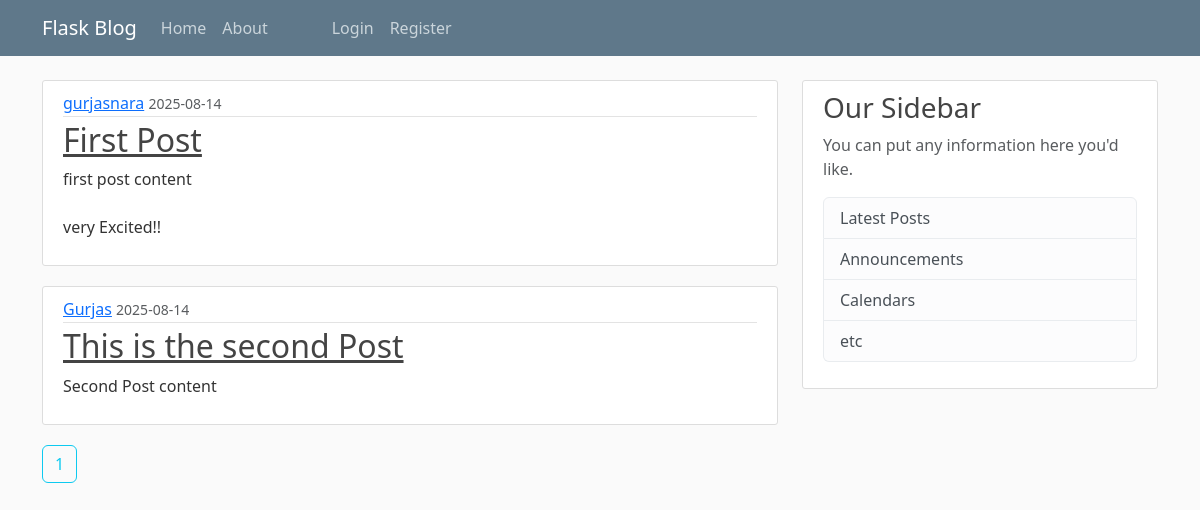
Before: / with the older database file.
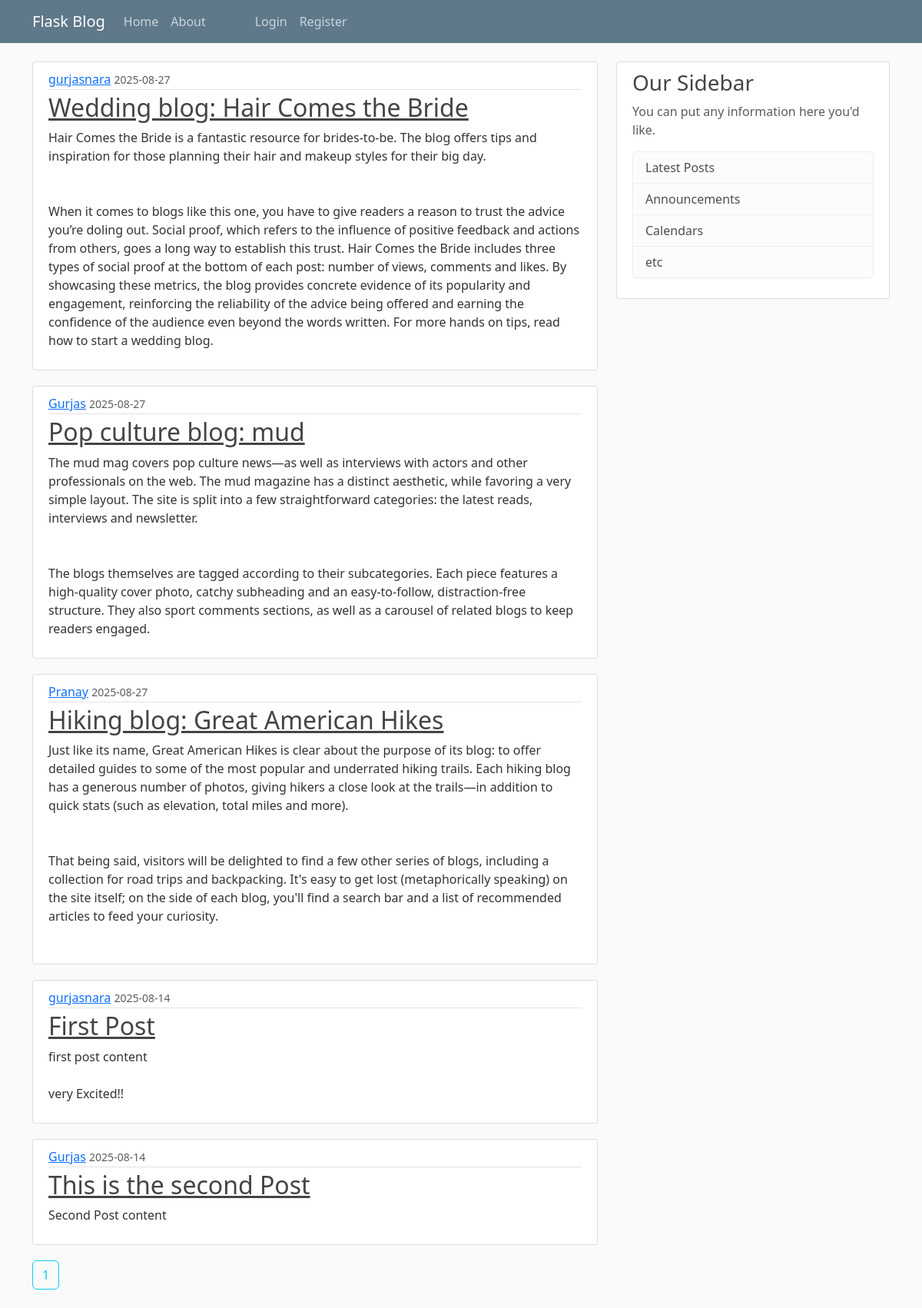
After: the same page with the newer database file.
### app/models.py (models this page shows, shortened)
class Post(db.Model):
    id = db.Column(db.Integer, primary_key=True)
    title = db.Column(db.String(100), nullable = False)
    date_posted = db.Column(db.DateTime, nullable= False, default = datetime.utcnow )
    content = db.Column(db.Text, nullable=False)
    user_id = db.Column(db.Integer , db.ForeignKey('user.id'), nullable=False)

class User(db.Model, UserMixin):
    id = db.Column(db.Integer , primary_key = True)
    username = db.Column(db.String(20) , unique=True, nullable=False )
    email = db.Column(db.String(120) , unique=True, nullable=False )
    image_file = db.Column(db.String(40) , nullable=False, default='default.jpg')
    password = db.Column(db.String(60), nullable=False)
    posts = db.relationship('Post', backref = 'author' , lazy = True)

### app/routes.py (the view)
@app.route("/")
def home():
    page = request.args.get('page', 1 , type=int)
    posts = Post.query.order_by(Post.date_posted.desc()).paginate(page=page , per_page=5)
    return render_template('home.html', posts = posts )

### app/templates/home.html
{% extends "layout.html"%}
{%block content%}
 {%for post in posts.items%}
    <article class="media content-section">
    <div class="media-body">
        <div class="article-metadata">
        <a class="mr-2" href="#">{{ post.author.username }}</a>
        <small class="text-muted">{{ post.date_posted.strftime('%Y-%m-%d')}}</small>
        </div>
        <h2><a class="article-title" href="{{url_for('post', post_id=post.id)}}">{{ post.title }}</a></h2>
        <p class="article-content">{{ post.content }}</p>
    </div>
    </article>
 {%endfor%}
   {% for page_num in posts.iter_pages() %}
        {% if page_num %}
            <a class="btn btn-outline-info mb-4" href="{{url_for('home', page=page_num)}}">{{page_num}}</a>
        {%else%}
            ...
        {%endif%}
   {%endfor%}
 {% endblock%}

### app/templates/layout.html (shortened to what this page needs)
<!DOCTYPE html>
<html lang="en">
<head>
    <link href="https://cdn.jsdelivr.net/npm/bootstrap@5.3.7/dist/css/bootstrap.min.css" rel="stylesheet">
    <link rel="stylesheet" type="text/css" href="{{ url_for('static' ,filename = 'styles.css')}}" >
</head>
<body>
    <header class="site-header">
  <nav class="navbar navbar-expand-md navbar-dark bg-steel fixed-top">
    <div class="container">
      <a class="navbar-brand mr-4" href="/">Flask Blog</a>
      <div class="collapse navbar-collapse" id="navbarToggle">
        <div class="navbar-nav mr-auto">
          <a class="nav-item nav-link" href="/">Home</a>
          <a class="nav-item nav-link" href="/about">About</a>
        </div>
        <div class="navbar-nav">
          {% if current_user.is_authenticated %}
          <a class="nav-item nav-link ms-5 " href="{{url_for('logout')}}">Logout</a>
          <a class="nav-item nav-link" href="{{url_for('new_post')}}">Create Post</a>
          <a class="nav-item nav-link" href="{{url_for('account')}}">Account</a>
          {% else %}
          <a class="nav-item nav-link ms-5" href="{{url_for('login')}}">Login</a>
          <a class="nav-item nav-link" href="{{url_for('register')}}">Register</a>
          {% endif %}
        </div>
      </div>
    </div>
  </nav>
</header>
    <main role="main" class="container">
  <div class="row">
    <div class="col-md-8">
      {% block content %}{% endblock %}
    </div>
    <div class="col-md-4">
      <div class="content-section">
        <h3>Our Sidebar</h3>
        <p class='text-muted'>You can put any information here you'd like.
          <ul class="list-group">
            <li class="list-group-item list-group-item-light">Latest Posts</li>
            <li class="list-group-item list-group-item-light">Announcements</li>
            <li class="list-group-item list-group-item-light">Calendars</li>
            <li class="list-group-item list-group-item-light">etc</li>
          </ul>
        </p>
      </div>
    </div>
  </div>
</main>
</body>
</html>

### app/static/styles.css (style rules this page uses)
body { background: #fafafa; color: #333333; margin-top: 5rem; }
h1, h2, h3, h4, h5, h6 { color: #444444; }
.bg-steel { background-color: #5f788a; }
.site-header .navbar-nav .nav-link { color: #cbd5db; }
.content-section { background: #ffffff; padding: 10px 20px; border: 1px solid #dddddd; border-radius: 3px; margin-bottom: 20px; }
.article-title { color: #444444; }
.article-content { white-space: pre-line; }
.article-metadata { padding-bottom: 1px; margin-bottom: 4px; border-bottom: 1px solid #e3e3e3 }

Changed rows visible on the page:
added Post: author.username "gurjasnara", date_posted "2025-08-27", title "Wedding blog: Hair Comes the Bride", content "Hair Comes the Bride is a fantastic resource for brides-to-be. The blog offers tips and inspiration for those planning their hair and makeup styles for their big day. When it comes to blogs like this one, you have to give readers a reason to trust the advice you’re doling out. Social proof, which refers to the influence of positive feedback and actions from others, goes a long way to establish this trust. Hair Comes the Bride includes three types of social proof at the bottom of each post: number of views, comments and likes. By showcasing these metrics, the blog provides concrete evidence of its popularity and engagement, reinforcing the reliability of the advice being offered and earning…"
added Post: author.username "Gurjas", date_posted "2025-08-27", title "Pop culture blog: mud", content "The mud mag covers pop culture news—as well as interviews with actors and other professionals on the web. The mud magazine has a distinct aesthetic, while favoring a very simple layout. The site is split into a few straightforward categories: the latest reads, interviews and newsletter. The blogs themselves are tagged according to their subcategories. Each piece features a high-quality cover photo, catchy subheading and an easy-to-follow, distraction-free structure. They also sport comments sections, as well as a carousel of related blogs to keep readers engaged."
added Post: author.username "Pranay", date_posted "2025-08-27", title "Hiking blog: Great American Hikes", content "Just like its name, Great American Hikes is clear about the purpose of its blog: to offer detailed guides to some of the most popular and underrated hiking trails. Each hiking blog has a generous number of photos, giving hikers a close look at the trails—in addition to quick stats (such as elevation, total miles and more). That being said, visitors will be delighted to find a few other series of blogs, including a collection for road trips and backpacking. It's easy to get lost (metaphorically speaking) on the site itself; on the side of each blog, you'll find a search bar and a list of recommended articles to feed your curiosity."
